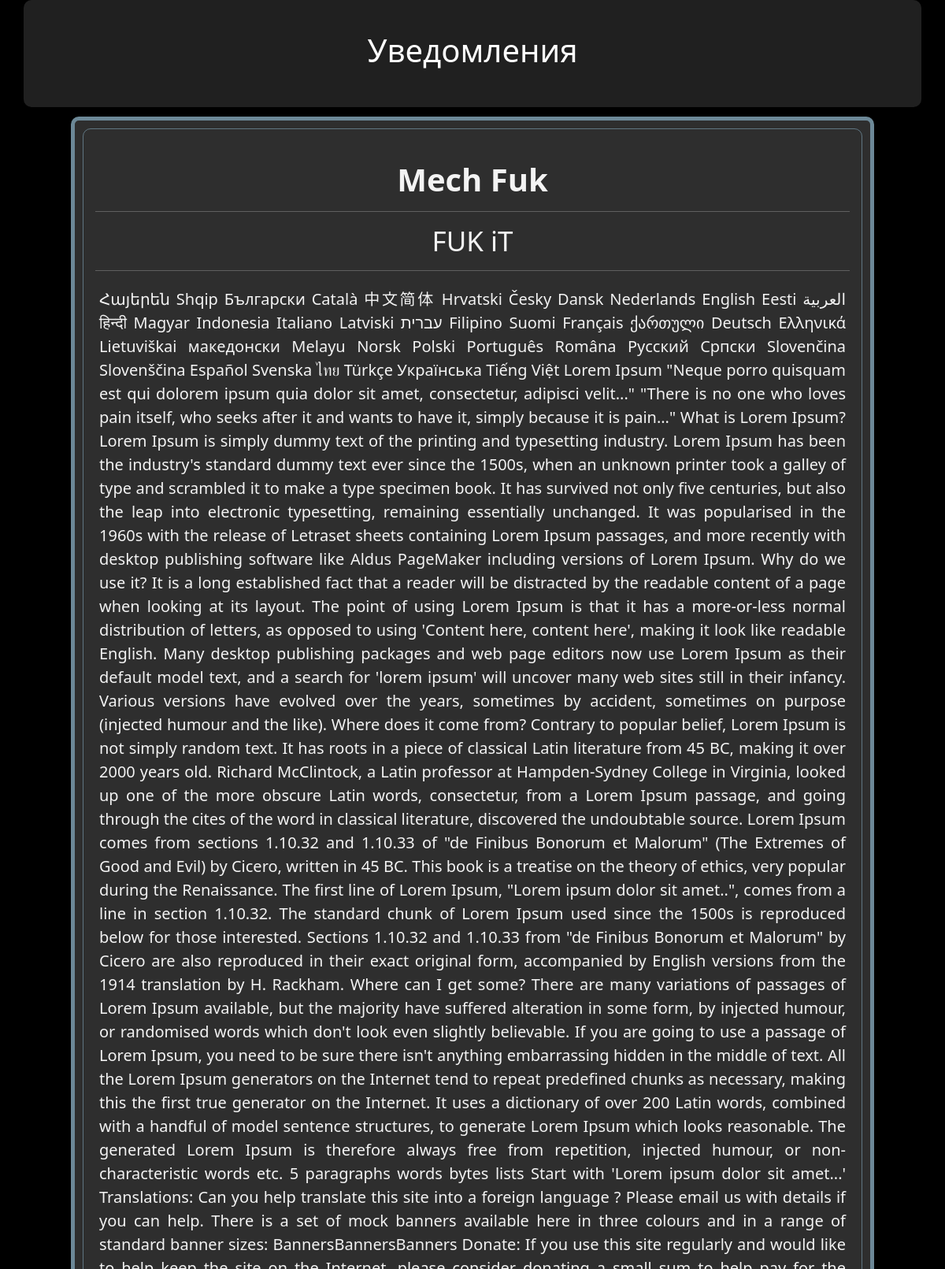
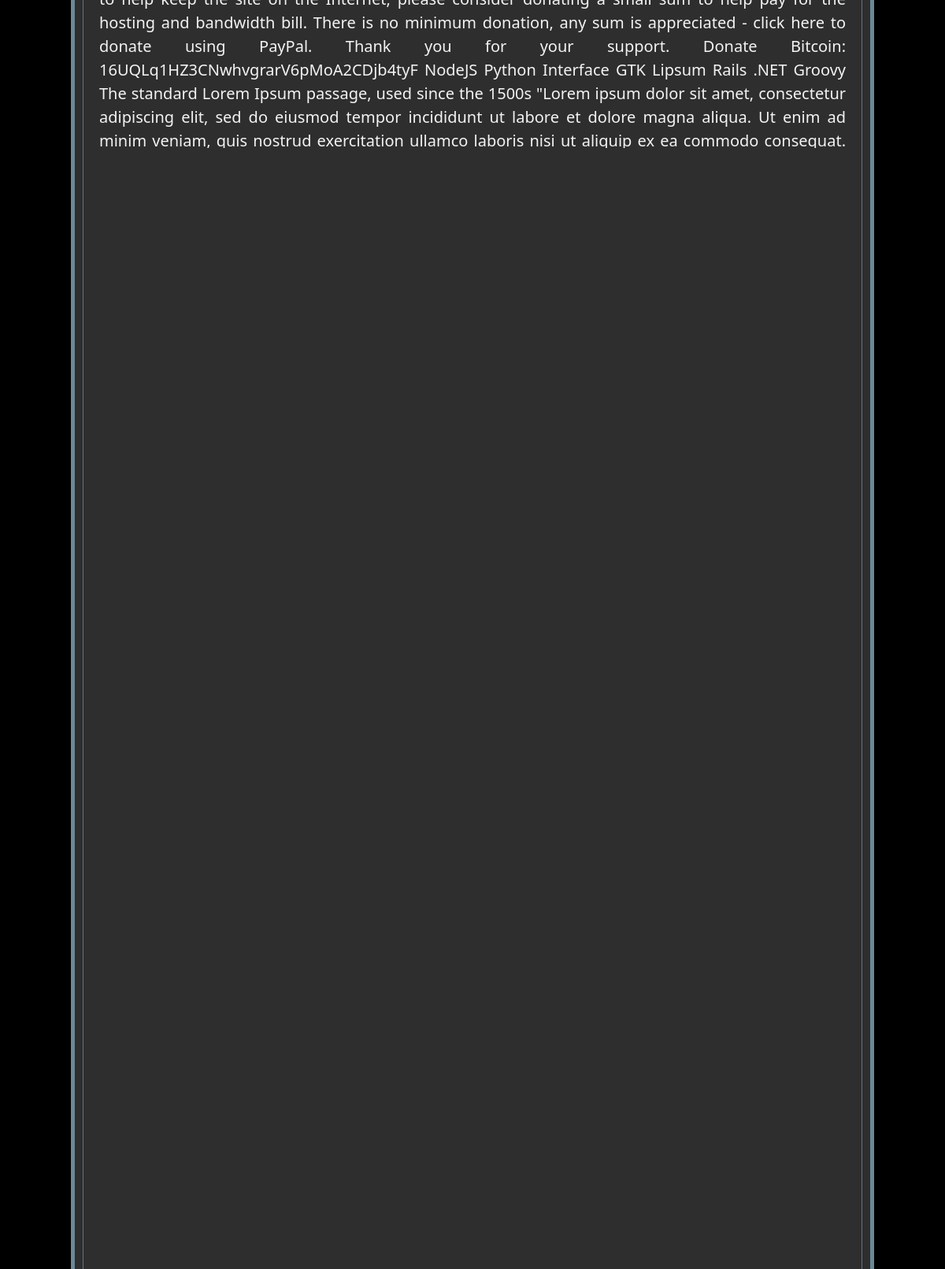
/lesson/9 (signed in, upper part), run on the app's committed database (2 pictures, top to bottom).
### lecture/models.py (models this page shows, shortened)
class Lecture(models.Model):
    title = models.CharField('Название темы', max_length=50)
    subtitle = models.CharField('Подзаголовок', max_length=255)
    full_text = models.TextField('Контент')
    cards = models.ImageField('Карточки', upload_to='cards/%Y/%m/%d/')
    date = models.DateTimeField('Дата добавления')
    is_active = models.BooleanField('Опубликовано', null=True)
    cat = models.ForeignKey('Subject', on_delete=models.PROTECT, verbose_name='Предмет')
    test = models.ForeignKey('Test', verbose_name='Наименование теста', on_delete=models.PROTECT, blank=True)
    class Meta:
        verbose_name = 'Лекция'
        verbose_name_plural = 'Лекции'
        ordering = ['-date']

### lecture/views.py (the view)
# urls.py: path('lesson/<int:sub_id>', detailLesson, name='detail_lesson'),
def detailLesson(req, sub_id):
    lecture_material = Lecture.objects.filter(id=sub_id).order_by('date')
    test_result = TestResult.objects.order_by('date')
    count_attempt = lecture_material[0].test.attempts
    for result in test_result:
        if result.test == lecture_material[0].test.name_test:
            user = req.user.first_name + ' ' + req.user.last_name
            if result.user == user:
                count_attempt -= 1
    now_time = datetime.datetime.now()
    print(f'{type(now_time)}||{type(lecture_material[0].test.end_date)}')
    if now_time.timestamp() > lecture_material[0].test.end_date.timestamp():
        print('Время теста истекло!')
    else:
        print('Пройти тест')
    data = {
        'lessons': Lecture.objects.filter(id=sub_id).order_by('date'),
        'count_attempt': count_attempt,
        'now_time': now_time.timestamp(),
        'test_time': lecture_material[0].test.end_date.timestamp(),
    }
    return render(req, 'lecture/detail_lesson.html', data)

### lecture/templates/lecture/detail_lesson.html (shortened to what this page needs)
{% extends 'lecture/index.html' %}
{% block content %}
{% for lesson in lessons %}
<div class="detailstudy">
    <div class="beauty">
    <h1>{{ lesson.title }}</h1><hr>
    <h2>{{ lesson.subtitle }}</h2><hr>
    <p>{{ lesson.full_text }}</p><hr>
    <h3>Проверь себя!</h3>
{% if lesson.cards %}
</div>
</div>
{% else %}
<div class="kartochkano">
    <p>Фотографии нет</p>
</div>
{% endif %}
{% endfor %}
{% endblock %}

### lecture/static/lecture/css/main.css (style rules this page uses)
body { background: #2e2e2e; padding: 0px; margin: 0px; }
.detailstudy { border: 5px solid rgba(170, 225, 255, 0.5); color: #f3f3f3; margin: 12px auto; background: rgba(154, 154, 154, 0.3); border-radius: 10px;; width: 85%; }
.beauty { border: 1px solid rgba(170, 225, 255, 0.4); padding: 40px 15px; margin: 10px; border-radius: 10px; }
.detailstudy h1 { font-size: 40px; font-weight: 700; text-align: center; }
.detailstudy h2 { font-size: 35px; font-weight: 450; text-align: center; }
.detailstudy p { text-align:justify; padding: 5px; font-size: 20px; }
.detailstudy h3 { text-align: center; font-size: 60px; margin-bottom: 20px; }

### data on the page
Lecture: title "Mech Fuk", subtitle "FUK iT", full_text "Հայերեն Shqip العربية Български Català 中文简体 Hrvatski Česky Dansk Nederlands English Eesti Filipino Suomi Français ქართული Deutsch Ελληνικά עברית हिन्दी Magyar Indonesia Italiano Latviski Lietuviškai македонски Melayu Norsk Polski Português Româna Pyccкий Српски Slovenčina Slovenščina Español Svenska ไทย Türkçe Українська Tiếng Việt Lorem Ipsum \"Neque porro quisquam est qui dolorem ipsum quia dolor sit amet, consectetur, adipisci velit...\" \"There is no one who loves pain itself, who seeks after it and wants to have it, simply because it is pain...\" What is Lorem Ipsum? Lorem Ipsum is simply dummy text of the printing and typesetting industry. Lorem Ipsum has been the industry's standard…"
